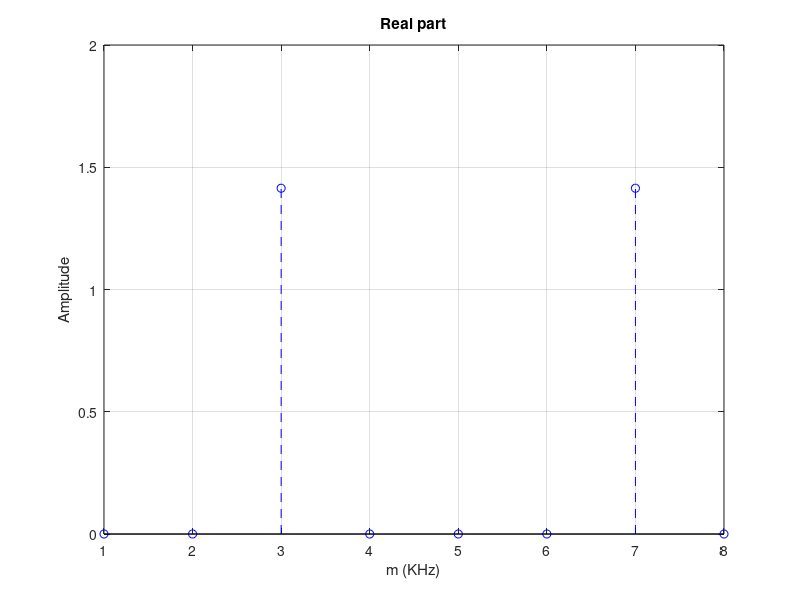
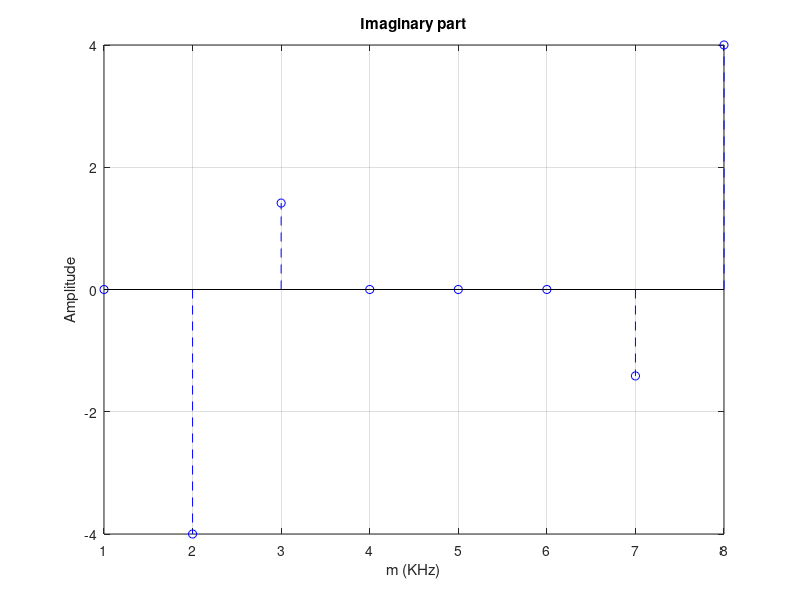
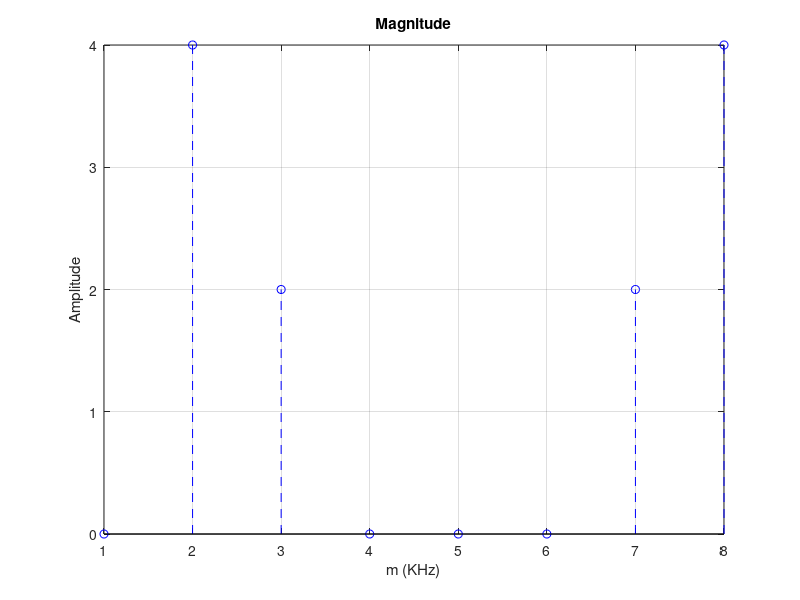
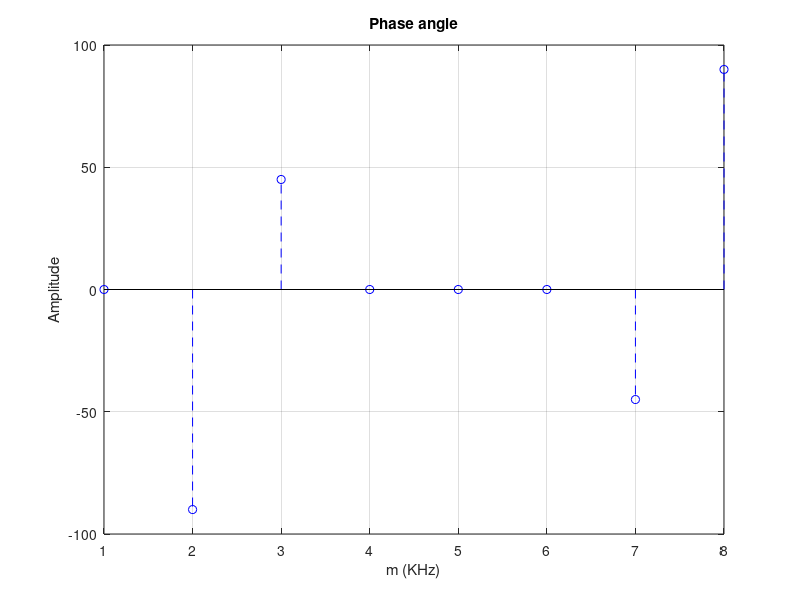

MATLAB code for these plots, in order:
clc;
clear all;
close all;

DFT_points = 8;
j = sqrt(-1);
Fs = 8e3;
ts = 1/Fs;

for n = 1:DFT_points;
    m = n-1;
    x(n) = sin(2*pi*1000*m*ts)+0.5*sin(2*pi*2000*m*ts+(3*pi/4));
end;

N = DFT_points;
X_exp = zeros(1,N);
Xe_real = zeros(1,N);
Xe_imag = zeros(1,N);
Xe_mag = zeros(1,N);
Xe_ang_rad = zeros(1,N);
Xe_ang_deg = zeros(1,N);

for m=0:N-1;
    X_1 = 0;
    for n = 0:N-1;
        X = x(n+1)*exp(-j*2*pi*n*m/N);
        X_1 = X_1+X;
    end;
    X_exp(m+1) = X_1;
end;

for i = 1:N;
    Xe_real(i) = real(X_exp(i));
    if abs(Xe_real(i)) < 1e-10;
        Xe_real(i) = 0;
    end;
    Xe_imag(i) = imag(X_exp(i));
    if abs(Xe_imag(i)) < 1e-10;
        Xe_imag(i) = 0;
    end;
    Xe_mag(i) = sqrt(Xe_real(i)^2 + Xe_imag(i)^2);
    Xe_ang_rad(i) = atan(Xe_imag(i)/Xe_real(i));
    Xe_ang_rad(isnan(Xe_ang_rad)) = 0;
    Xe_ang_deg(i) = (180/pi)*Xe_ang_rad(i);
end;
    
    figure;    
    stem(Xe_real,'b--o');
    grid on;
    title('Real part');
    xlabel('m (KHz)');
    ylabel('Amplitude');
    
    figure;
    stem(Xe_imag,'b--o');
    grid on;
    title('Imaginary part');
    xlabel('m (KHz)');
    ylabel('Amplitude');
    
    figure;
    stem(Xe_mag,'b--o');
    grid on;
    title('Magnitude');
    xlabel('m (KHz)');
    ylabel('Amplitude');
    
    figure;
    stem(Xe_ang_deg,'b--o');
    grid on;
    title('Phase angle');
    xlabel('m (KHz)');
    ylabel('Amplitude');
    
    